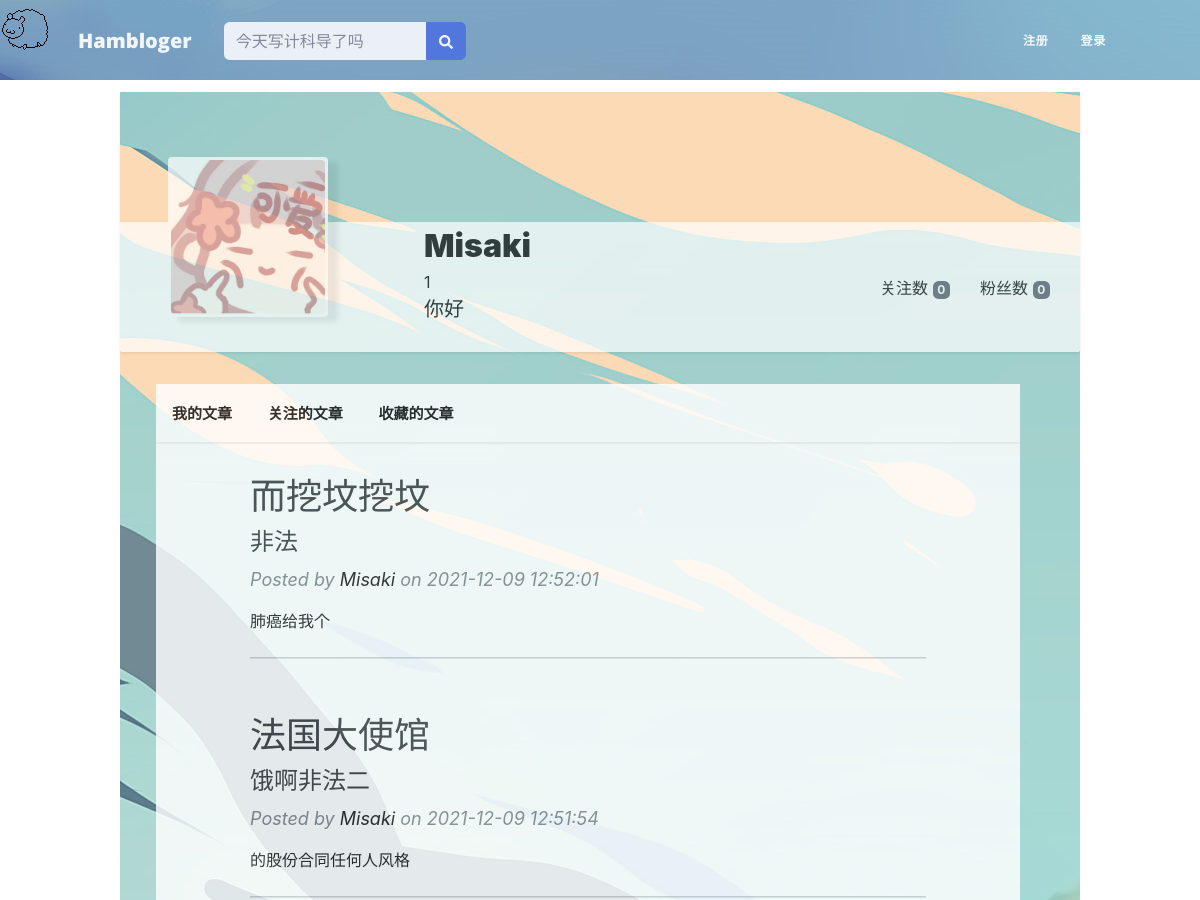
/user/Misaki (upper part), run on an earlier commit of the app's database.
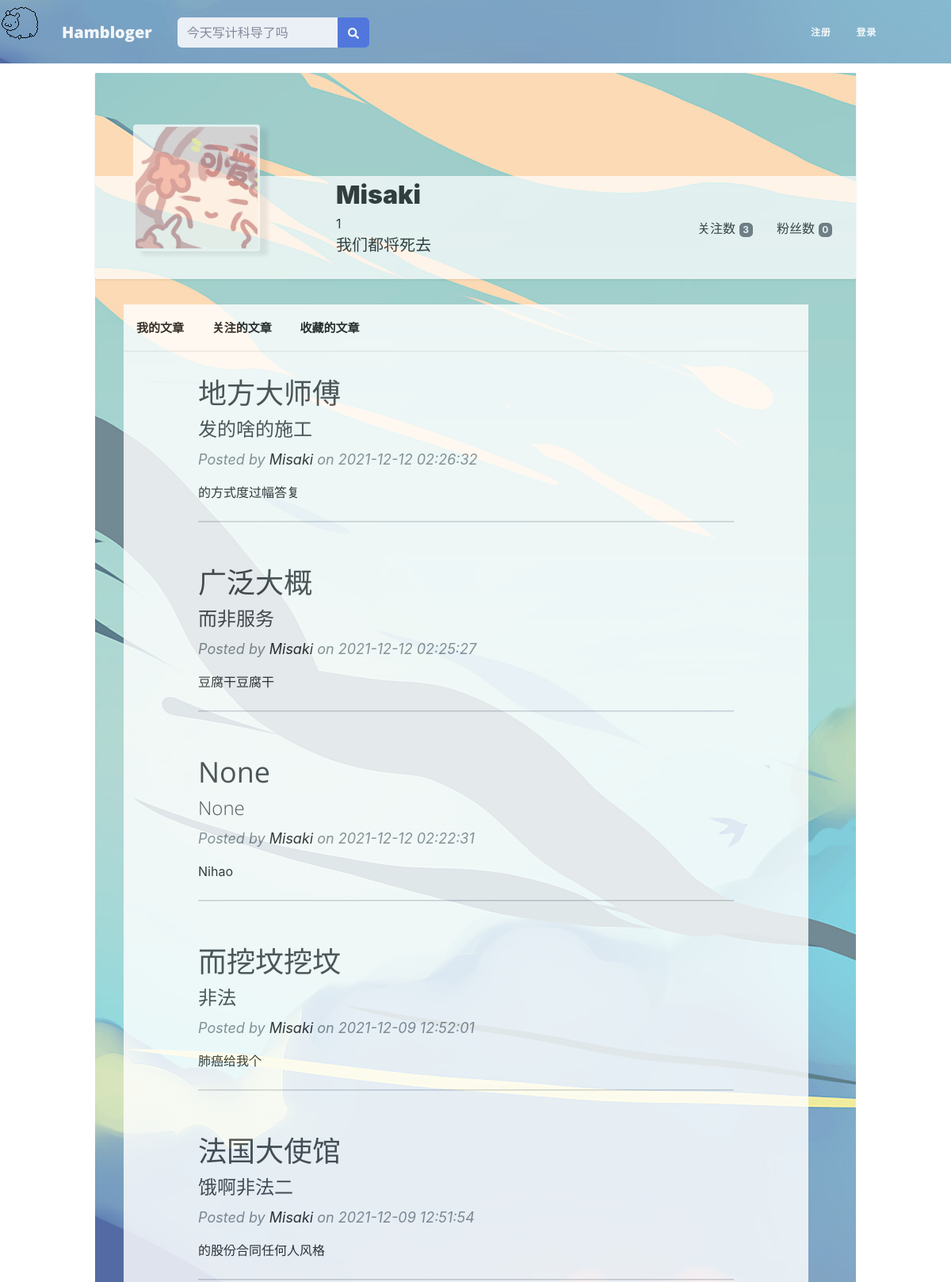
And on a later commit of the database.
### app/models.py (models this page shows, shortened)
class User(UserMixin, db.Model):
    __tablename__ = 'users'
    id = db.Column(db.Integer, primary_key=True)
    email = db.Column(db.String(64), unique=True, index=True)
    username = db.Column(db.String(64), unique=True, index=True)
    role_id = db.Column(db.Integer, db.ForeignKey('roles.id'))  # 每一个用户只能有一个角色
    password_hash = db.Column(db.String(128))
    confirmed = db.Column(db.Boolean, default=True)
    name = db.Column(db.String(64))
    location = db.Column(db.String(64))
    about_me = db.Column(db.Text())
    member_since = db.Column(db.DateTime(), default=datetime.utcnow)
    last_seen = db.Column(db.DateTime(), default=datetime.utcnow)
    posts = db.relationship('Post', backref='author', lazy='dynamic')
    followed = db.relationship('Follow',
                               foreign_keys=[Follow.follower_id],
                               backref=db.backref('follower', lazy='joined'),
                               lazy='dynamic',
                               cascade='all, delete-orphan')
    followers = db.relationship('Follow',
                                foreign_keys=[Follow.followed_id],
                                backref=db.backref('followed', lazy='joined'),
                                lazy='dynamic',
                                cascade='all, delete-orphan')
    @property
    def password(self):
        raise AttributeError("Password is not a readable attribute")

class Post(db.Model):
    __tablename__ = 'posts'
    id = db.Column(db.Integer, primary_key=True)
    body = db.Column(db.Text)
    body_html = db.Column(db.Text)
    timestamp = db.Column(db.DateTime, index=True, default=datetime.utcnow)
    author_id = db.Column(db.Integer, db.ForeignKey('users.id'))
    title = db.Column(db.String(64))
    sub_title = db.Column(db.String(64))

### app/main/views.py (the view)
@main.route('/user/<username>')
def user(username):
    user = User.query.filter_by(username=username).first()
    if user is None:
        abort(404)
    posts = user.posts.order_by(Post.timestamp.desc()).all()
    edit_post = Post.query.order_by(Post.id.desc()).first()
    return render_template('user.html', user=user, posts=posts, edit_post=edit_post)

### app/auth/views.py (called while the page is built)
@auth.before_app_request
def before_request():
    if current_user.is_authenticated:
        current_user.ping()
        if not current_user.confirmed and request.endpoint \
                and request.blueprint != 'auth' and request.endpoint != 'static':
            return redirect(url_for('auth.unconfirmed'))

### app/main/__init__.py (called while the page is built)
@main.app_context_processor
def inject_permissions():
    return dict(Permission=Permission)

### app/models.py (called while the page is built)
    def can(self, permissions):
        return False

    def is_administrator(self):
        return False

### app/templates/user.html (shortened to what this page needs)
{% extends "base.html" %}
{% block head %}
<link href="{{ url_for('static',filename='css/user.css') }}" rel="stylesheet">
<link href="{{ url_for('static', filename='css/admin.css') }}"
      rel="stylesheet"/>
<header class="user-top-cover"></header>
{% endblock %}
{% block page_content %}
<link href="{{ url_for('static',filename='css/index.css') }}" rel="stylesheet">
<div class="page-container">
    <div class="user-container">
        <div class="user-cover-container masthead"></div>
        <div class="user-profile-container">
            <div class="user-mask-container">
                <div class="user-mask">
                    <img src="{{url_for('static', filename='mask/test-1.jpeg')}}" class="user-mask-img">
                </div>
            </div>
            <div class="user-information-container">
                <div class="username-container">
                    <span class="username"> {{ user.name }} </span>
                </div>
                <div class="username-container">
                    <span class="userid"> {{ user.id }} </span>
                </div>
                <div class="about_me-container">
                    {% if user.about_me %}<span class="about_me">{{ user.about_me }}</span>{% endif %}
                </div>
            </div>
            <div class="user-operation-container">
                <div class="follow-operation-container">
                    <a class="option-link" href="{{ url_for('.followers', username=user.username) }}">
                        粉丝数 <span class="badge badge-dark">{{ user.followers.count() - 1 }}</span>
                    </a>
                </div>
                <div class="follow-operation-container">
                    <a class="option-link" href="{{ url_for('.followed_by', username=user.username) }}">
                        关注数 <span class="badge badge-dark">{{ user.followed.count() - 1 }}</span>
                    </a>
                </div>
            </div>
        </div>
    </div>
    <div class="container row">
        <div class="container main-show-container">
            <ul class="option-bar">
                <li class="option-item">
                    <a class="option-link" href="">
                        我的文章
                    </a>
                    <a class="option-link" href="">
                        关注的文章
                    </a>
                    <a class="option-link" href="">
                        收藏的文章
                    </a>
                </li>
            </ul>
            <div class="main-content-box">
                <div class="container px-10">
                    {% for post in posts %}
                    <div class="row gx-8 justify-content-center">
                        <div class="col-10">
                            <div class="post-preview">
                                <a href="{{ url_for('.post', id=post.id) }}">
                                    <h3 class="post-title">{{ post.title }}</h3>
                                    <h4 class="post-subtitle">{{ post.sub_title }}</h4>
                                </a>
                                <p class="post-meta">
                                    Posted by
                                    <a href="{{ url_for('.user', username=post.author.username) }}"
                                       class="context-user-link">
                                        {{ post.author.username }}
                                    </a>
                                    on {{ post.timestamp.strftime('%Y-%m-%d %H:%M:%S') }}
                                </p>
                                <span>
                                    {{ post.body }}
                                </span>
                            </div>
                            <hr class="my-4"/>
                        </div>
                    </div>
                    {% endfor %}
                </div>
            </div>
        </div>
    </div>
</div>
{% endblock %}

### app/templates/base.html (shortened to what this page needs)
<!DOCTYPE html>
<html lang="en">
<head>
    <link href="https://cdn.jsdelivr.net/npm/bootstrap-icons@1.5.0/font/bootstrap-icons.css" rel="stylesheet"/>
    <link href="{{ url_for('static', filename='css/styles.css') }}" rel="stylesheet"/>
    <link href="{{ url_for('static', filename='css/admin.css') }}" rel="stylesheet"/>
    <link href="{{ url_for('static', filename='css/base.css') }}" rel="stylesheet"/>
    {% block head %}
    {% endblock %}
</head>
<body id="page-top">
<nav class="navbar navbar-expand-lg navbar-light fixed-top py-2" id="mainNav">
    <div class="container px-4 px-lg-5">
        <a class="navbar-brand" href="/">Hambloger</a>
        <form class="d-none d-sm-inline-block form-inline mr-auto ml-md-3 my-2 my-md-0 mw-100 navbar-search">
            <div class="input-group">
                <input type="text" class="form-control bg-light border-0 small" placeholder="今天写计科导了吗"
                       aria-label="Search" aria-describedby="basic-addon2">
                <div class="input-group-append">
                    <button class="btn btn-primary" type="button">
                        <i class="fas fa-search fa-sm"></i>
                    </button>
                </div>
            </div>
        </form>
        <div class="collapse navbar-collapse" id="navbarResponsive">
            <ul class="navbar-nav nav nav-pills ms-auto py-4 py-lg-0">
                {% if current_user.is_authenticated %}
                <li class="nav-item">
                    <a class="nav-link px-lg-3 py-3 py-lg-4"
                       href="{{ url_for('main.user', username=current_user.username) }}">
                        <span>个人主页</span>
                    </a>
                </li>
                <li class="nav-item">
                    <a class="nav-link px-lg-3 py-3 py-lg-4"
                       href="{{ url_for('main.new', id=edit_post.id) }}">
                        <span>发表文章</span>
                    </a>
                </li>
                <li class="nav-item">
                    <a class="nav-link px-lg-3 py-3 py-lg-4" href="/">
                        <span>我的文章</span>
                    </a></li>
                <li class="nav-item">
                    <a class="nav-link px-lg-3 py-3 py-lg-4" href="/">
                        <span>我的关注</span>
                    </a>
                </li>
                <li class="nav-item">
                    <a class="nav-link px-lg-3 py-3 py-lg-4" href="/">
                        <span>我的收藏</span>
                    </a>
                </li>
                <li class="nav-item">
                    <a class="nav-link px-lg-3 py-3 py-lg-4" href="{{url_for('auth.logout')}}">
                        <span>登出</span>
                    </a>
                </li>
                {% else %}
                <li class="nav-item">
                    <a class="nav-link px-lg-3 py-3 py-lg-4"
                       href="{{url_for('auth.register')}}">
                        <span>注册</span>
                    </a>
                </li>
                <li class="nav-item">
                    <a class="nav-link px-lg-3 py-3 py-lg-4"
                       href="{{url_for('auth.login')}}">
                        <span>登录</span>
                    </a>
                </li>
                {% endif %}
            </ul>
        </div>
    </div>
</nav>
<div class="main-container">
    {% block page_content %}
    {% endblock %}
</div>
<div class="mouse-follow"></div>
</body>
</html>

### app/static/css/base.css (style rules this page uses)
body { background-color: rgb(246, 246, 246); margin: 0; padding: 0; }
div { margin: 0; padding: 0; display: block; }
.navbar { position: relative; top: -5px; left: -5px; width: 100%; margin: 0; padding: 0; display: block; }
.mouse-follow { width: 50px; height: 50px; position: fixed; background-image: url('../icons/goat.gif'); background-size: cover; }
.page-container { display: block; margin-left: 15%; margin-right: 15%; width: 70%; }

### app/static/css/user.css (style rules this page uses)
.page-container { background-image: url('../img/page-bg.jpg'); display: block; margin-left: 10%; margin-right: 10%; width: 80%; }
.user-container { background-image: url('../img/page-bg.jpg'); display: block; background-color: rgb(255, 255, 255); margin-top: 12px; height: 260px; box-shadow: 0 1px 3px rgba(18, 18, 18, .1); border-radius: 2px; }
.container { opacity: 0.9; color: rgb(0, 0, 0); }
.user-cover-container { border-top-left-radius: 2px; border-top-right-radius: 2px; height: 50%; }
.user-profile-container { height: 50%; opacity: 0.7; background-color: rgb(255, 255, 255); color: rgb(0, 0, 0); border-bottom-left-radius: 2px; border-bottom-right-radius: 2px; }
.user-mask-container { opacity: 1; float: left; position: relative; top: -50%; left: 5%; width: 160px; height: 160px; }
.user-mask { background-color: rgb(255, 255, 255); width: 160px; height: 160px; box-shadow: 10px 5px 5px rgba(18, 18, 18, .1); border-radius: 4px; }
.user-mask-img { margin: 2%; width: 96%; height: 96%; border-radius: 4px; }
.user-information-container { float: left; width: 50%; padding-left: 15%; }
.username { font-size: 32px; font-weight: 900; }
.about_me-container { height: 30px; overflow: hidden; }
.about_me { font-size: 20px; font-weight: 400; }
.user-operation-container { padding-top: 5%; float: right; }
.user-top-cover { background-image: url('../img/user-bg.jpg'); height: 80px; }
.option-bar { background-color: rgb(255, 255, 255); border-bottom: 2px solid rgb(240, 240, 240); height: 60px; line-height: 60px; list-style-type: none; margin: 0; padding: 0; overflow: hidden; position: -webkit-sticky; position: sticky; top: 0; }
.option-item { float: left; font-size: 15px; font-weight: 600; }
.option-item a { display: inline; padding: 16px; }
.option-link { text-decoration: none; color: rgb(12, 12, 12); }
.main-content-box { background-color: rgb(255, 255, 255); }
.follow-operation-container { float: right; padding-right: 20px; padding-top: 6px; width: 100px; }
.main-show-container { margin: 2px; }

### app/static/css/index.css (style rules this page uses)
.page-container { background-color: rgb(255, 255, 255); color: rgb(0, 0, 0); }
.context-user-link { text-decoration: none; color: #000000; }

What changed in the data, as far as the page shows it:
changed User "Misaki": about_me "你好" → "我们都将死去"
added Post: title "地方大师傅", sub_title "发的啥的施工", author.username "Misaki", timestamp "2021-12-12 02:26:32", body "的方式度过幅答复"
added Post: title "广泛大概", sub_title "而非服务", author.username "Misaki", timestamp "2021-12-12 02:25:27", body "豆腐干豆腐干"
added Post: title "None", sub_title "None", author.username "Misaki", timestamp "2021-12-12 02:22:31", body "Nihao"
Also different on the page:
{{ user.followed.count() - 1 }}: "0" → "3"
